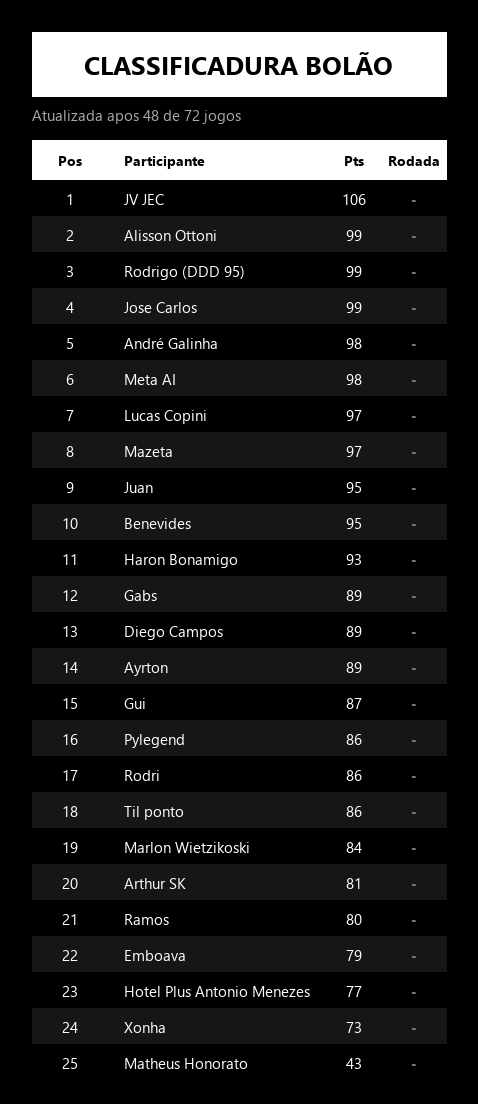
#> input picture data/classificacao_grupo.png, 478 x 1104 px; its folder holds only this picture in this run
$ python -i bolao_logo.py   (imports and definitions only)
#> lines starting #> are read from the running program, lines starting #| are printed output that depends on the picture
### src/data_paths.py
"""Caminhos padronizados em data/: base/, fontes/ e ultimo/."""

from __future__ import annotations

import shutil
from pathlib import Path

BASE_DIR = Path(__file__).resolve().parent.parent
DATA_DIR = BASE_DIR / "data"
BASE_DATA_DIR = DATA_DIR / "base"
FONTES_DATA_DIR = DATA_DIR / "fontes"
PARTICIPANTES_DIR = DATA_DIR / "participantes"
PALPITES_PARTICIPANTES_DIR = DATA_DIR / "palpites participantes"
PARTICIPANTES_MANIFEST = PARTICIPANTES_DIR / "manifest.json"

ARQUIVOS_BASE = (
    "bolao.csv",
    "resultados.csv",
    "classificacao_snapshot.json",
)

ARQUIVOS_FONTES = (
    "classificacao_referencia.csv",
    "BOLÃO THDFM WC26 - CLASSIFICAÇÃO PROVISÓRIA.csv",
    "BOLÃO THDFM WC26 - CLASSIFICAÇÃO PROVISÓRIA (1).csv",
    "BOLÃO THDFM WC26 - CRAVADURA.csv",
    "BOLÃO THDFM WC26 - RESPOSTAS PRIMEIRA FASE E CRAVADURA.csv",
    "BOLÃO THDFM WC26 - RESPOSTAS 32 AVOS.csv",
    "BOLÃO THDFM WC26 - RESPOSTAS OITAVAS.csv",
    "BOLÃO THDFM WC26 - Oitavas.csv",
    "BOLÃO THDFM WC26 - Quartas.csv",
    "Planilha Classificações Reais.csv",
    "Planilha Classificações Reais.xlsx",
    "palpites_penaltis.csv",
    "Export CSV palpites bolao.csv",
)

NOMES_IGNORADOS_BOLAO = {
    "resultados.csv",
    "classificacao.csv",
    "classificacao_referencia.csv",
    "classificacao_snapshot.json",
    "palpites_penaltis.csv",
    *ARQUIVOS_FONTES,
}


# [40 lines left out: functions _mover_se_existir, migrar_estrutura_data, ensure_data_layout, not called in this run]


def caminho_base(nome: str, *, data_dir: Path | None = None) -> Path:
    """Caminho canonico em data/base/ (sempre usado para gravar)."""
    raiz = data_dir or DATA_DIR
    return raiz / "base" / nome


def caminho_fonte(nome: str, *, data_dir: Path | None = None) -> Path:
    """Caminho canonico em data/fontes/ (sempre usado para gravar)."""
    raiz = data_dir or DATA_DIR
    return raiz / "fontes" / nome


# [86 lines left out: functions resolver_arquivo_base, resolver_arquivo_fonte, resolver_bolao_csv, _iter_csvs_candidatos_bolao, candidatos_referencia_geral, not called in this run]


# Caminhos canonicos usados pelo programa
BOLAO_CSV = caminho_base("bolao.csv")
RESULTADOS_CSV = caminho_base("resultados.csv")
SNAPSHOT_JSON = caminho_base("classificacao_snapshot.json")
CLASSIFICACAO_18AVOS_CSV = caminho_base("classificacao_18avos.csv")
REFERENCIA_CSV = caminho_fonte("classificacao_referencia.csv")
REFERENCIA_GERAL_CSV = caminho_fonte("BOLÃO THDFM WC26 - CLASSIFICAÇÃO PROVISÓRIA (1).csv")
CRAVADURA_CSV = caminho_fonte("BOLÃO THDFM WC26 - CRAVADURA.csv")
CLASSIFICACOES_REAIS_CSV = caminho_fonte("Planilha Classificações Reais.csv")
#> further down, picture is the input picture: shape (1104, 478); min 0, max 255, mean 30.6
PALPITES_PRIMEIRA_FASE_CSV = caminho_fonte(
    "BOLÃO THDFM WC26 - RESPOSTAS PRIMEIRA FASE E CRAVADURA.csv"
)
RESPOSTAS_32_AVOS_CSV = caminho_fonte("BOLÃO THDFM WC26 - RESPOSTAS 32 AVOS.csv")
RESPOSTAS_OITAVAS_CSV = caminho_fonte("BOLÃO THDFM WC26 - RESPOSTAS OITAVAS.csv")
PLANILHA_OITAVAS_CSV = caminho_fonte("BOLÃO THDFM WC26 - Oitavas.csv")
PLANILHA_QUARTAS_CSV = caminho_fonte("BOLÃO THDFM WC26 - Quartas.csv")
PALPITES_PENALTIS_CSV = caminho_fonte("palpites_penaltis.csv")

### src/bolao_logo.py
"""Composição do logo do bolão sobre PNGs exportados (issue #5)."""

from __future__ import annotations

from pathlib import Path

from src.data_paths import DATA_DIR
from src.image_export import PAL_FUNDO, PAL_TITULO_LARANJA

LOGO_PATH = DATA_DIR / "logo_bolao.png"
ALTURA_MAX_LOGO = 76
PADDING_FAIXA_LOGO = 6


def _logo_sem_margens(logo):
    """Remove padding escuro do arquivo do logo."""
    rgba = logo.convert("RGBA")
    pixels = rgba.load()
    largura, altura = rgba.size
#> largura = 478; altura = 1104
    min_x, min_y = largura, altura
#> min_x = 478; min_y = 1104
    max_x, max_y = 0, 0
    for y in range(altura):
        for x in range(largura):
            vermelho, verde, azul, alpha = pixels[x, y]
            if alpha > 10 and (vermelho > 20 or verde > 20 or azul > 20):
                min_x = min(min_x, x)
                min_y = min(min_y, y)
                max_x = max(max_x, x)
                max_y = max(max_y, y)
    if min_x < max_x and min_y < max_y:
        return rgba.crop((min_x, min_y, max_x + 1, max_y + 1))
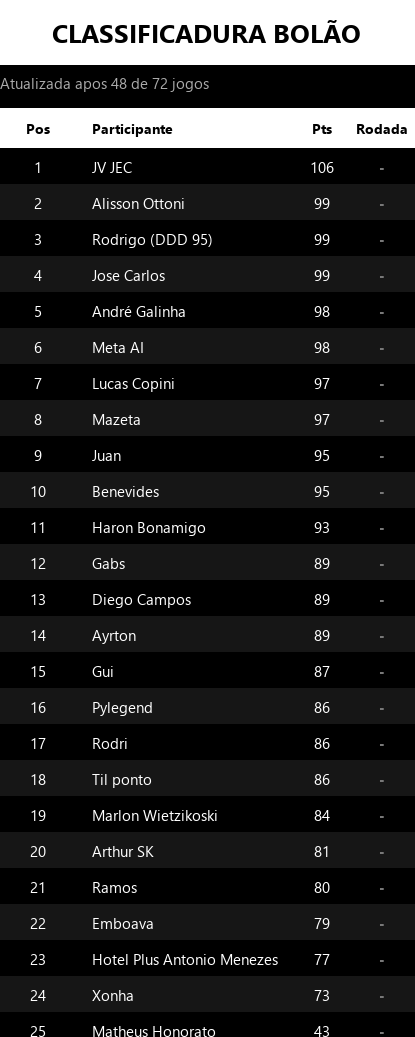
#> returned value: PIL image 415x1037 RGBA; mean R, G, B, A 37.6, 37.6, 37.6, 255
    return rgba


def compor_faixa_logo(
    imagem,
    logo_path: Path | None = None,
    *,
    altura_max: int = ALTURA_MAX_LOGO,
):
    """Logo inteiro, sem recorte — escala proporcional dentro da faixa."""
    from PIL import Image, ImageDraw

    caminho = logo_path or LOGO_PATH
    logo = _logo_sem_margens(Image.open(caminho))
#> (the run stopped early here; a loop or call above may not have finished)

$ run again, on data/palpites_j51_52.png
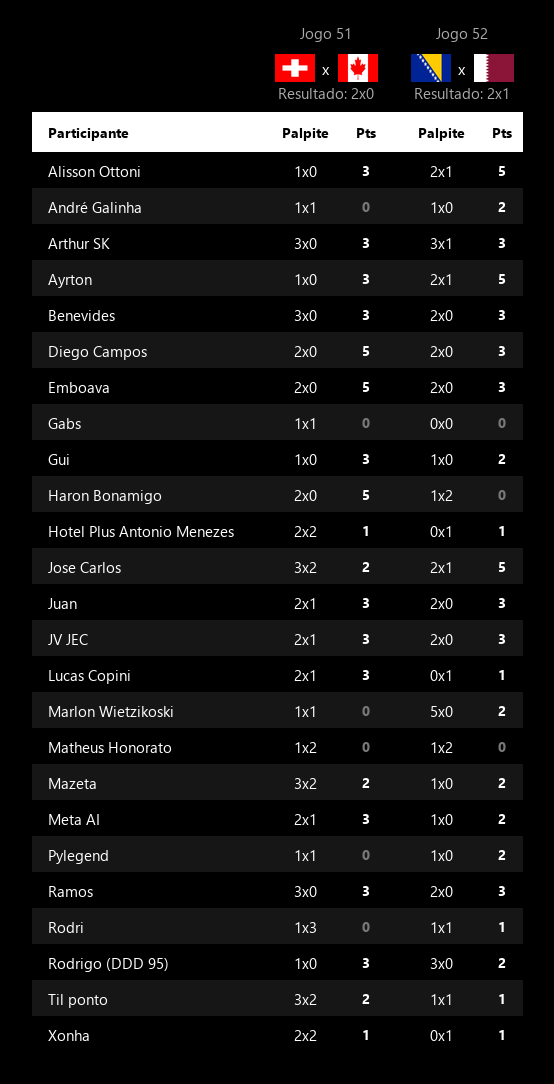
#> input picture data/palpites_j51_52.png, 554 x 1084 px
#> in _logo_sem_margens, `return rgba.crop((min_x, min_y, max_x + 1, max_y + 1))`:
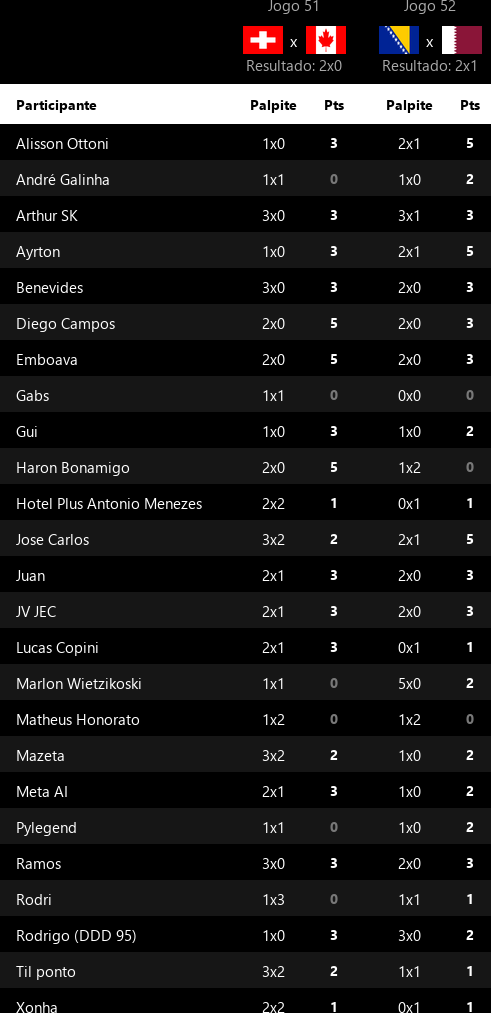
#> returned value: PIL image 491x1013 RGBA; mean R, G, B, A 25.9, 25, 25.1, 255

$ run again, on data/palpites_j53_54.png
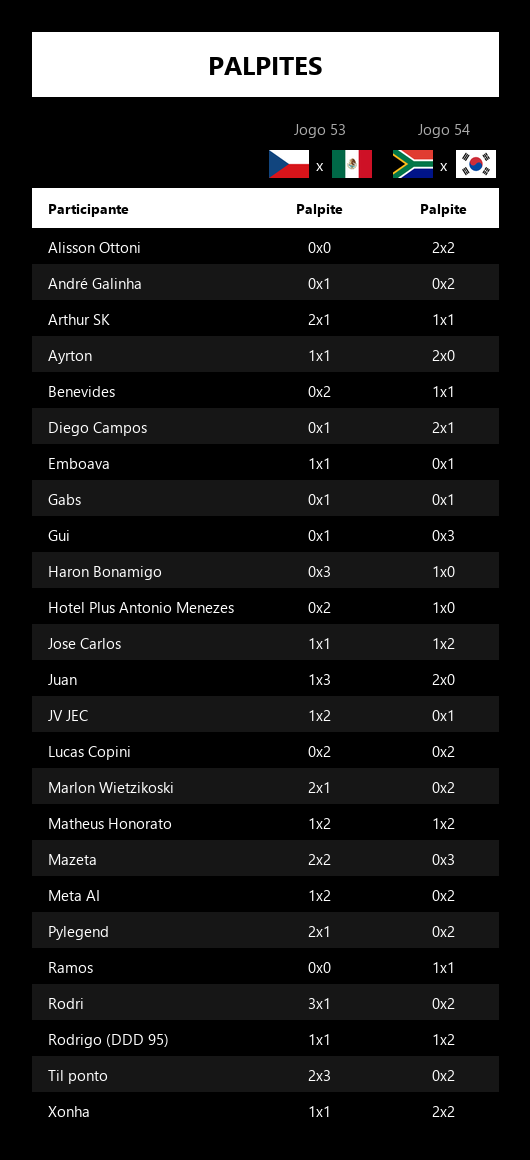
#> input picture data/palpites_j53_54.png, 530 x 1160 px
#> in _logo_sem_margens, `return rgba.crop((min_x, min_y, max_x + 1, max_y + 1))`:
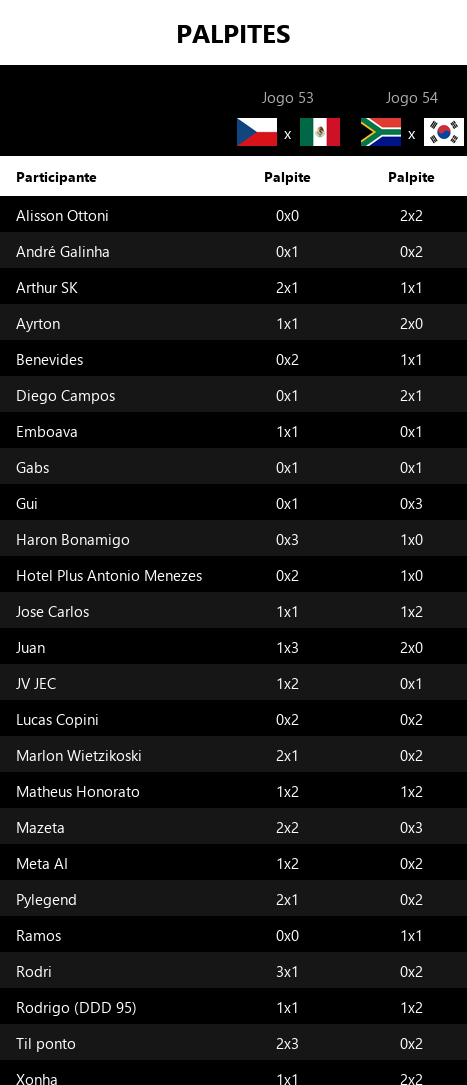
#> returned value: PIL image 467x1085 RGBA; mean R, G, B, A 38.1, 37.9, 38, 255

$ run again, on data/palpites_provisorios_j51_52.png
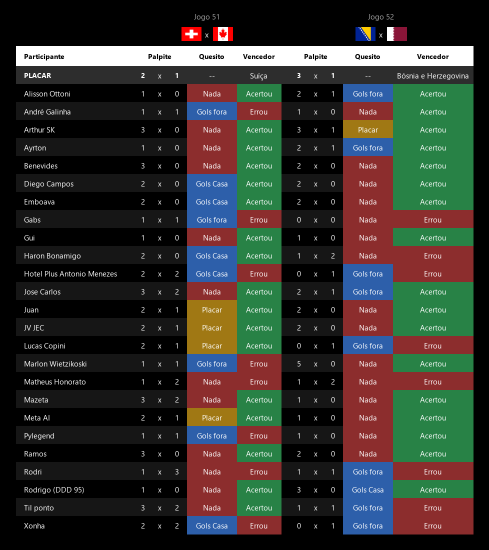
#> input picture data/palpites_provisorios_j51_52.png, 978 x 1100 px (shown at 1/2 size)
#> `picture = cv2.imread('../data/classificacao_grupo.png', cv2.IMREAD_GRA..`:
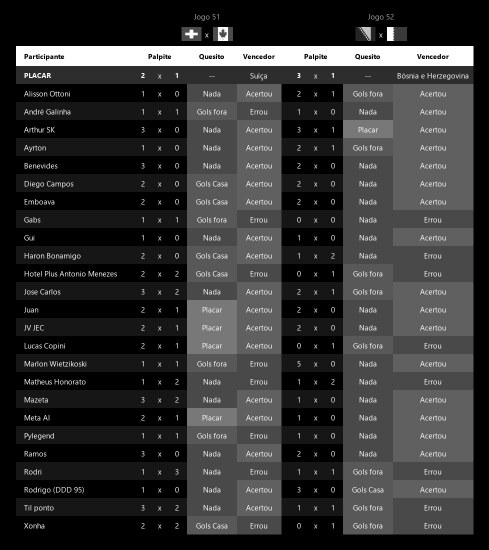
#> picture: shape (1100, 978) (shown at 1/2 size); min 0, max 255, mean 50.9
#> in _logo_sem_margens, `return rgba.crop((min_x, min_y, max_x + 1, max_y + 1))`:
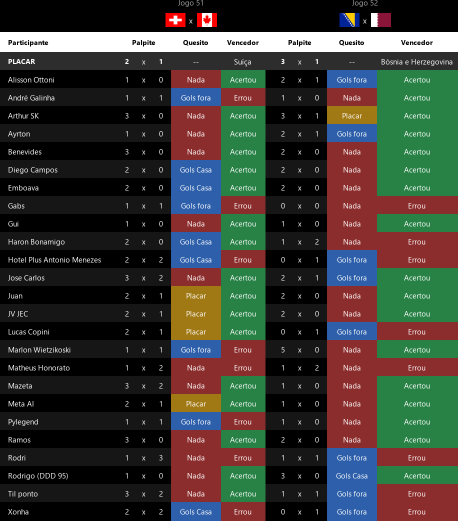
#> returned value: PIL image 915x1041 RGBA (shown at 1/2 size); mean R, G, B, A 58.7, 58.3, 52.1, 255
